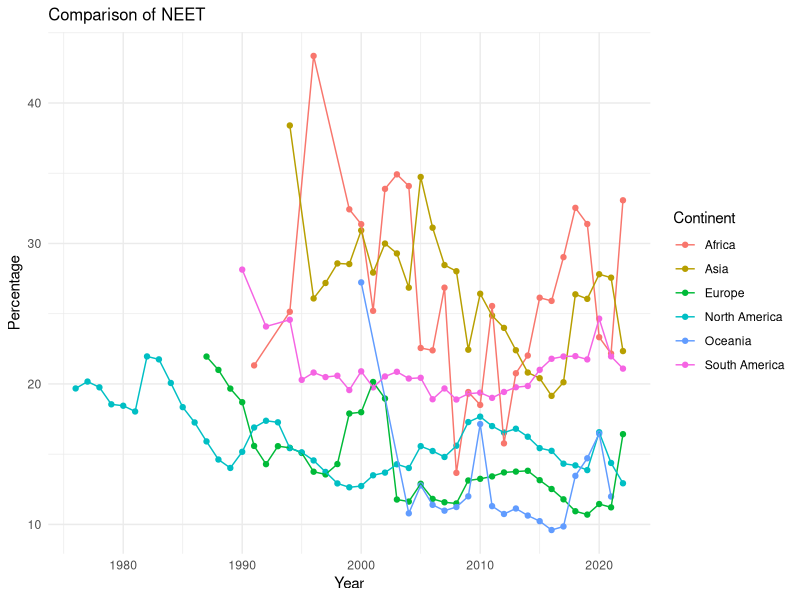
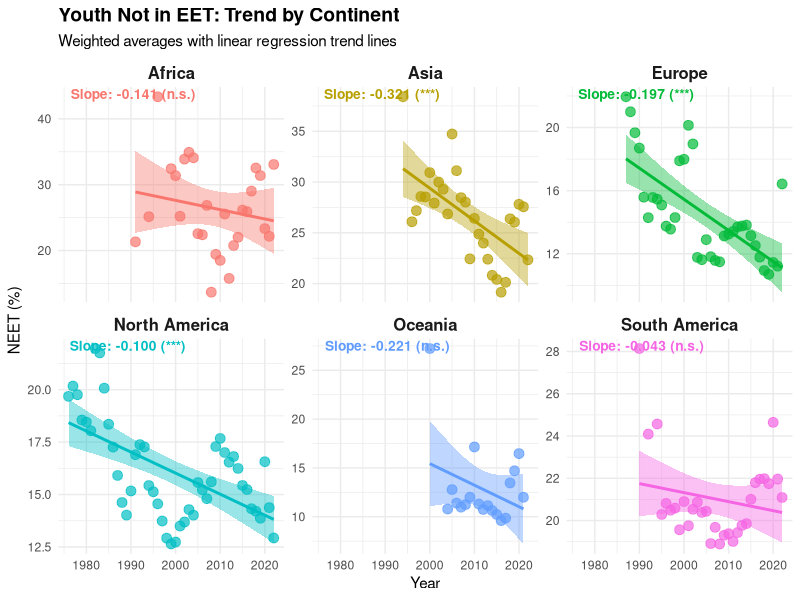

Source code (R) for these figures, in order: (Note: this script raises an error after producing the figures.)
## ---- chunk 1
# !!! NOTE THAT: by default, in the pdf file generated, it does not show the code
# chunk, if want to show chunk, change the line below to **echo = TRUE**
knitr::opts_chunk$set(echo = FALSE)
library(tidyverse)
library(ggplot2)
library(knitr)
library(purrr)
library(broom)
## ---- chunk 2
youth_neet <- read.csv("Exported_data/youth_neet_cleaned.csv")
gdp <- read.csv("Exported_data/gdp_per_capita_cleaned.csv")
## ---- chunk 3
youth_neet %>%
  group_by(Continent, Year) %>%
  summarise(
    NEET_avg = weighted.mean(Percentage_NEET, Population, na.rm = T),
    .groups = "drop"
  ) %>%
  ggplot(aes(x = Year, y = NEET_avg, colour = Continent)) +
  geom_point() +
  geom_line() +
  labs(
    x = "Year",
    y = "Percentage",
    title = "Comparison of NEET"
  ) +
  theme_minimal() +
  theme(plot.title = element_text(
    size = 12,
    hjust = 0
  ))
## ---- chunk 4
# Calculate weighted averages by continent and year
# This accounts for population differences between countries
youth_summary <- youth_neet %>%
  group_by(Continent, Year) %>%
  summarise(NEET_avg = weighted.mean(Percentage_NEET, Population, na.rm = TRUE),
            .groups = "drop") %>%
  ungroup()

# Define color scheme for continents
continent_colors <- c(
  "Africa"        = "#F8766D",
  "Asia"          = "#B79F00",
  "Europe"        = "#00BA38",
  "North America" = "#00BFC4",
  "Oceania"       = "#619CFF",
  "South America" = "#F564E3"
)

# Calculate regression slopes
slope_neet_year <- youth_summary %>%
  group_by(Continent) %>%
  do({
    model <- lm(NEET_avg ~ Year, data = .)
    tidy_model <- tidy(model)
    slope_row <- tidy_model %>% filter(term == "Year")
    
    # Create result data frame with slope and p-value
    data.frame(
      Continent = unique(.$Continent),
      slope = slope_row$estimate,      # Rate of change per year
      p = slope_row$p.value,           # Statistical significance
      stringsAsFactors = FALSE
    )
  }) %>%
  ungroup()

# Create comprehensive comparison table
slope_neet_year <- slope_neet_year %>%
  mutate(
    # Binary significance at 5% level
    significance = ifelse(p < 0.05, "Yes", "No"),
    
    # Star notation for significance levels
    sig_label = case_when(
      p < 0.001 ~ "***",   # Highly significant
      p < 0.01 ~ "**",     # Very significant
      p < 0.05 ~ "*",      # Significant
      TRUE ~ "n.s."             # Not significant
    )
  )

# Display comparison table
# Shows side-by-side results for hypothesis testing
kable(
  slope_neet_year %>%
    select(
      Continent,
      `Slope` = slope,
      `P-value` = p,
      `Significance` = sig_label,
      `Significant at 5%? (with)` = significance
    ),
  digits = 4,
  caption = "Hypothesis Testing Results: With and Without Outliers (IQR multiplier: 1.0)"
)


# Prepare slope annotations for visualization
# Creates formatted labels showing slope and significance
slope_data <- slope_neet_year %>%
  select(Continent, slope, sig_label) %>%
  mutate(
    slope_label = paste0(
      "Slope: ", sprintf("%.3f", slope),  # Format to 3 decimal places
      " (", sig_label, ")"                # Add significance stars
    )
  )

# Create visualization
# Shows trends for all continents with regression lines
ggplot(youth_summary, aes(x = Year, y = NEET_avg)) +
  geom_point(aes(colour = Continent), alpha = 0.7, size = 3) +
  geom_smooth(aes(colour = Continent, fill = Continent),
              method = "lm", se = TRUE, linewidth = 1) +
  geom_text(data = slope_data,
            aes(label = slope_label, colour = Continent),
            x = -Inf, y = Inf, hjust = -0.1, vjust = 1.2,
            size = 3.5, fontface = "bold") +
  scale_colour_manual(values = continent_colors) +
  scale_fill_manual(values = continent_colors) +
  facet_wrap(~ Continent, scales = "free_y") +
  labs(
    title = "Youth Not in EET: Trend by Continent",
    subtitle = "Weighted averages with linear regression trend lines",
    x = "Year",
    y = "NEET (%)"
  ) +
  theme_minimal() +
  theme(
    legend.position = "none",
    plot.title = element_text(size = 14, face = "bold"),
    strip.text = element_text(size = 12, face = "bold")
  )

## ---- chunk 5
# First, we merge the school enrollment and youth unemployment data into the
# youth summary data frame. Ignore NAs so that the weighted average calculation
# would be more calculating from the rest of the data.
youth_summary <- youth_neet %>%
  group_by(Continent, Year) %>%
  summarise(
    SE_avg = weighted.mean(School_Enrollment, Population, na.rm = TRUE),
    Unemp_avg = weighted.mean(Youth_Unemployment, Population, na.rm = T),
    .groups = "keep"
  ) %>%
  right_join(., youth_summary) %>%
  ungroup()


# Then we would like to calculate the correlation between NEET rate and school
# enrollment rate and youth unemployment rate.

# I used AI for this part, specifically how to turn the cor.test() result into
# a data frame.

Cor_NEET_Con <- (function() {
  SE_corr <- youth_summary %>%
    group_by(Continent) %>%
    summarise(
      test = list(cor.test(
        NEET_avg, SE_avg, method = "spearman",use = "complete.obs"
        )
      )
    ) %>%
    mutate(
      Corr_SE = map_dbl(test, ~ round(.x$estimate, 4)),
      P_Value_SE = map_dbl(test, ~ round(.x$p.value, 4))
    ) %>%
    select(-test)

  Unemp_corr <- youth_summary %>%
    group_by(Continent) %>%
    summarise(
      test = list(cor.test(
        NEET_avg, Unemp_avg, method = "spearman", use = "complete.obs"
        )
      )
    ) %>%
    mutate(
      Corr_Unemp = map_dbl(test, ~ round(.x$estimate, 4)),
      P_Value_Unemp = map_dbl(test, ~ round(.x$p.value, 4))
    ) %>%
    select(-test)

  full_join(
    SE_corr, Unemp_corr,
    by = "Continent"
  )
})()

kable(Cor_NEET_Con,
  format = "markdown",
  caption = "Correlation of NEET with Youth Unemployment and School Enrollment (Continental)"
)
## ---- chunk 6
Cor_NEET_World <- (function() {
  NEET_SE <- cor.test(youth_neet$Percentage_NEET,
    youth_neet$School_Enrollment,
    method = "spearman",
    use = "complete.obs"
  )

  NEET_Unemp <- cor.test(youth_neet$Percentage_NEET,
    youth_neet$Youth_Unemployment,
    method = "spearman",
    use = "complete.obs",
  )
  
  data.frame(
    variable = c("SE", "Unemployment"),
    correlation = round(c(NEET_Unemp$estimate, NEET_SE$estimate), 4),
    p_value = round(c(NEET_Unemp$p.value, NEET_SE$p.value), 4)
  )
})()

kable(Cor_NEET_World,
  format = "markdown",
  caption = "Correlation of NEET with Youth Unemployment and School Enrollment (World)"
)

## ---- chunk 7
youth_neet %>% ggplot(aes(x = Percentage_NEET, y = School_Enrollment)) +
  geom_point(alpha = 0.4) + 
  geom_smooth(method = "lm")+
  theme_minimal()

youth_neet %>% ggplot(aes(x = Percentage_NEET, y = Youth_Unemployment)) +
  geom_point(alpha = 0.4) + 
  geom_smooth(method = "lm")+
  theme_minimal()
## ---- chunk 8
gdp_neet <- inner_join(gdp, youth_neet, by = c("Entity", "Code", "Year", "Continent"))

# Clean and restructure the merged dataset
gdp_neet <- gdp_neet %>% 
  select(Continent, Entity, Year, Gdp_per_capita, Percentage_NEET)

# Convert Continent to a factor for grouping and visualization
gdp_neet$Continent <- as.factor(gdp_neet$Continent)
## ---- chunk 9
# Perform correlation test at the global (country) level
# Tests the linear relationship between GDP per capita and NEET percentage
# across all countries and years in the dataset
global_cor_s <- cor.test(
  gdp_neet$Gdp_per_capita,
  gdp_neet$Percentage_NEET,
  method = "spearman"
)

global_cor_p <- cor.test(
  gdp_neet$Gdp_per_capita,
  gdp_neet$Percentage_NEET,
  method = "pearson"
)
# Display correlation results (r value, p-value, confidence interval)
global_cor_p
global_cor_s
## ---- chunk 10
ggplot(gdp_neet, aes(Gdp_per_capita, Percentage_NEET, color = Continent)) +
  geom_point(alpha = 0.7) +
  geom_smooth(method = "lm", se = FALSE, color = "black") +
  scale_x_log10() +
  labs(
    title = "GDP per Capita vs NEET (%) — Global",
    x = "GDP per Capita (log scale)",
    y = "NEET (%)"
  ) +
  theme_minimal()
## ---- chunk 11
# Aggregate data to the continent level by calculating mean values
continent_means <- gdp_neet %>%
  group_by(Continent) %>%
  summarise(
    Mean_GDP  = mean(Gdp_per_capita),
    Mean_NEET = mean(Percentage_NEET),
    .groups   = "drop"
  )

# Perform correlation test on continent-level aggregated data
# This tests whether continents with higher average GDP have lower average NEET
continent_cor_p <- cor.test(
  continent_means$Mean_GDP,
  continent_means$Mean_NEET,
  method = "pearson"
)

continent_cor_s <- cor.test(
  continent_means$Mean_GDP,
  continent_means$Mean_NEET,
  method = "spearman"
)
## ---- chunk 12
ggplot(continent_means, aes(Mean_GDP, Mean_NEET)) +
  geom_point(size = 4, aes(color = Continent)) +
  geom_text(aes(label = Continent), vjust = -1) +
  geom_smooth(method = "lm", se = FALSE, color = "black") +
  scale_x_log10() +
  labs(
    title = "Mean GDP vs Mean NEET — Continent Level",
    x = "Mean GDP per Capita (log scale)",
    y = "Mean NEET (%)"
  ) +
  theme_minimal()
## ---- chunk 13
# Take siginificance level at 0.05
ALPHA <- 0.05
# Create a summary table comparing the two levels of analysis
Correlation_GDP_NEET <- data.frame(
  Level = c("Global (Countries)", "Continent Means (6 points)"),
  Pearson_r = c(global_cor_p$estimate, continent_cor_p$estimate),
  Spearman_r = c(global_cor_s$estimate, continent_cor_s$estimate),
  
  # Extract p-values to assess statistical significance
  p_value = c(global_cor_p$p.value, continent_cor_p$p.value),
  N = c(nrow(gdp_neet), nrow(continent_means)),
  Significant = c(global_cor_p$p.value < ALPHA,
                  continent_cor_p$p.value < ALPHA)
)

# Display the results table for easy comparison
Correlation_GDP_NEET
